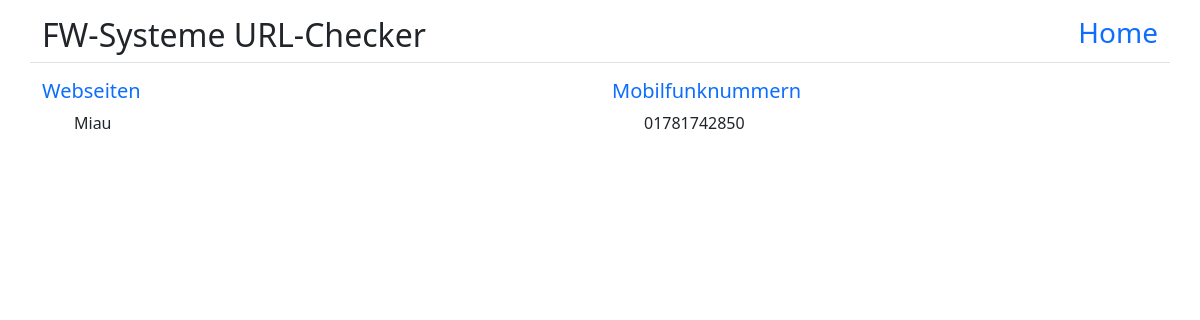
Before: / with the older database file.
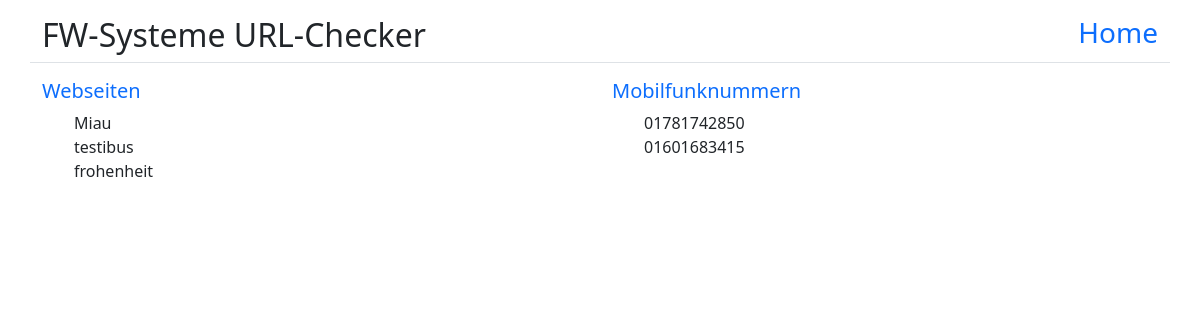
After: the same page with the newer database file.
### tables this page shows
CREATE TABLE urls (
            id INTEGER PRIMARY KEY AUTOINCREMENT,
            url TEXT NOT NULL
        );

CREATE TABLE numbers (
        id INTEGER PRIMARY KEY AUTOINCREMENT,
        number TEXT NOT NULL
      );

### main.py (the view)
@app.route("/")
def base():
  db.setup_database()
  read_urls()
  read_mobiles()
  return render_template('home.html', data={'urls': urls, 'numbers': numbers})

### database.py (called while the page is built)
  def get_db(self):
    db = getattr(g, '_database', None)
    if db is None:
      db = g._database = sqlite3.connect(self.database_path)
    return db

  def setup_database(self):
    with self.get_db() as db:
      cursor = db.cursor()
      create_table_query = '''
      CREATE TABLE IF NOT EXISTS urls (
        id INTEGER PRIMARY KEY AUTOINCREMENT,
        url TEXT NOT NULL
      );
      CREATE TABLE IF NOT EXISTS numbers (
        id INTEGER PRIMARY KEY AUTOINCREMENT,
        number TEXT NOT NULL
      );
      '''
      cursor.executescript(create_table_query)

  def get_urls(self):
    with self.get_db() as db:
      cursor = db.cursor()
      cursor.execute('SELECT url FROM urls')
      return [row[0] for row in cursor.fetchall()]

  def get_numbers(self):
    with self.get_db() as db:
      cursor = db.cursor()
      cursor.execute('SELECT number FROM numbers')
      return [row[0] for row in cursor.fetchall()]

### main.py (called while the page is built)
def read_urls():
  urls.clear()
  for url in db.get_urls():
     urls.append(url)
  print(f"read urls from db: {urls}")

def read_mobiles():
  numbers.clear()
  for number in db.get_numbers():
     numbers.append(number)
  print(f"read numbers from db: {numbers}")

### templates/home.html (shortened to what this page needs)
{% extends "base.html" %}
{% block head %}
    {{ super() }}
    <link rel="stylesheet" href="static/home.css">
{% endblock %}
{% block content %}
<div class="row">
  <div class="col">
    <h5><a href="/urls" class="text-decoration-none">Webseiten</a></h5>
    <ul>
      {% for url in data.urls %}
        <li>{{url}}</li>
      {% endfor %}
    </ul>
  </div>
  <div class="col">
    <h5><a href="/mobiles" class="text-decoration-none">Mobilfunknummern</a></h5>
    <ul>
      {% for number in data.numbers %}
        <li>{{number}}</li>
      {% endfor %}
    </ul>
  </div>
</div>
{% endblock %}

### templates/base.html (shortened to what this page needs)
<!DOCTYPE html>
<html lang="en">
<head>
  {% block head %}
  <link rel="stylesheet" href="static/bootstrap.min.css">
  {% endblock %}
</head>
<body>
  <div class="container my-3 border-bottom">
    <h2>
      FW-Systeme URL-Checker
      <a href="/" class="float-end text-decoration-none fs-3">Home</a>
    </h2>
  </div>
  <div class="container">
    {% block content %}
    {% endblock %}
  </div>
</body>
</html>

### static/home.css (style rules this page uses)
ul { list-style: none; }

Changed rows visible on the page:
added urls: url "testibus"
added urls: url "frohenheit"
added numbers: number "01601683415"
